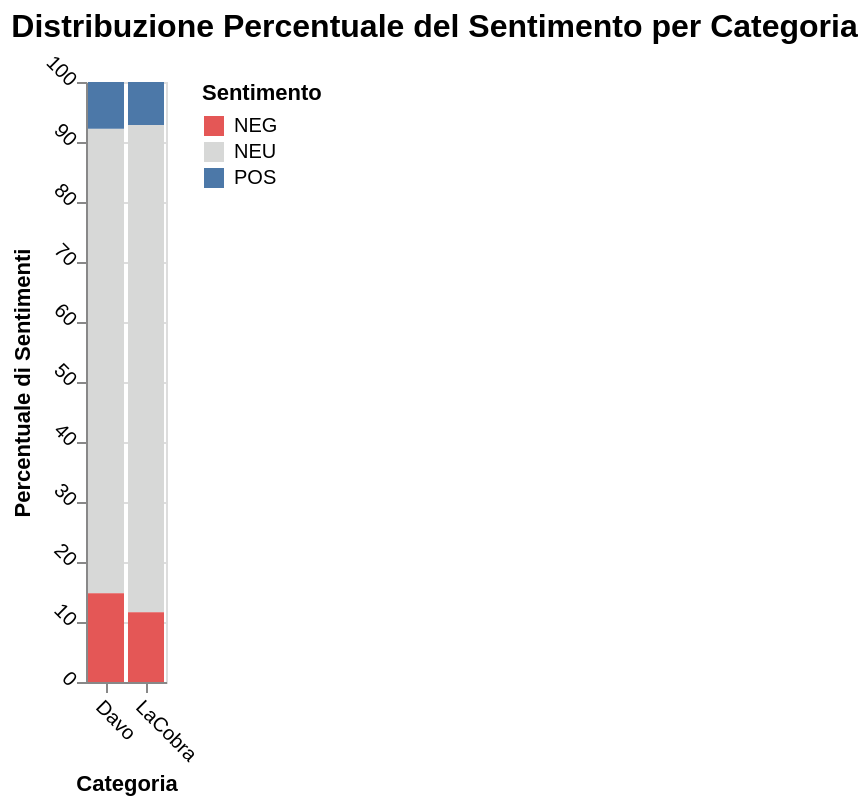

Here is the Vega-Lite specification saved for this chart:
### Vega-Lite specification from a JSON file in a GitHub repository (floating-point values rounded to 4 significant figures)
{"config": {"view": {"continuousWidth": 300, "continuousHeight": 300}, "axis": {"labelAngle": 45}, "title": {"anchor": "start", "color": "black", "fontSize": 16}}, "data": {"name": "data-4dc9843a597e9dd9a3f5290f5f164571"}, "mark": {"type": "bar"}, "encoding": {"color": {"field": "Sentimento", "scale": {"domain": ["NEG", "NEU", "POS"], "range": ["#e45756", "#D7D8D7", "#4c78a8"]}, "type": "nominal"}, "order": {"field": "Sentimento", "sort": "ascending", "type": "nominal"}, "tooltip": [{"field": "Categoria", "type": "nominal"}, {"field": "Sentimento", "type": "nominal"}, {"field": "Percentuale", "type": "quantitative"}], "x": {"field": "Categoria", "title": "Categoria", "type": "nominal"}, "y": {"field": "Percentuale", "title": "Percentuale di Sentimenti", "type": "quantitative"}}, "title": "Distribuzione Percentuale del Sentimento per Categoria", "width": "container", "$schema": "https://vega.github.io/schema/vega-lite/v5.6.1.json", "datasets": {"data-4dc9843a597e9dd9a3f5290f5f164571": [{"Sentimento": "NEU", "Categoria": "Davo", "Numero": 48715, "Totale": 62935, "Percentuale": 77.41}, {"Sentimento": "NEG", "Categoria": "Davo", "Numero": 9304, "Totale": 62935, "Percentuale": 14.78}, {"Sentimento": "POS", "Categoria": "Davo", "Numero": 4916, "Totale": 62935, "Percentuale": 7.811}, {"Sentimento": "NEU", "Categoria": "LaCobra", "Numero": 2061883, "Totale": 2537923, "Percentuale": 81.24}, {"Sentimento": "NEG", "Categoria": "LaCobra", "Numero": 294597, "Totale": 2537923, "Percentuale": 11.61}, {"Sentimento": "POS", "Categoria": "LaCobra", "Numero": 181443, "Totale": 2537923, "Percentuale": 7.149}]}}
